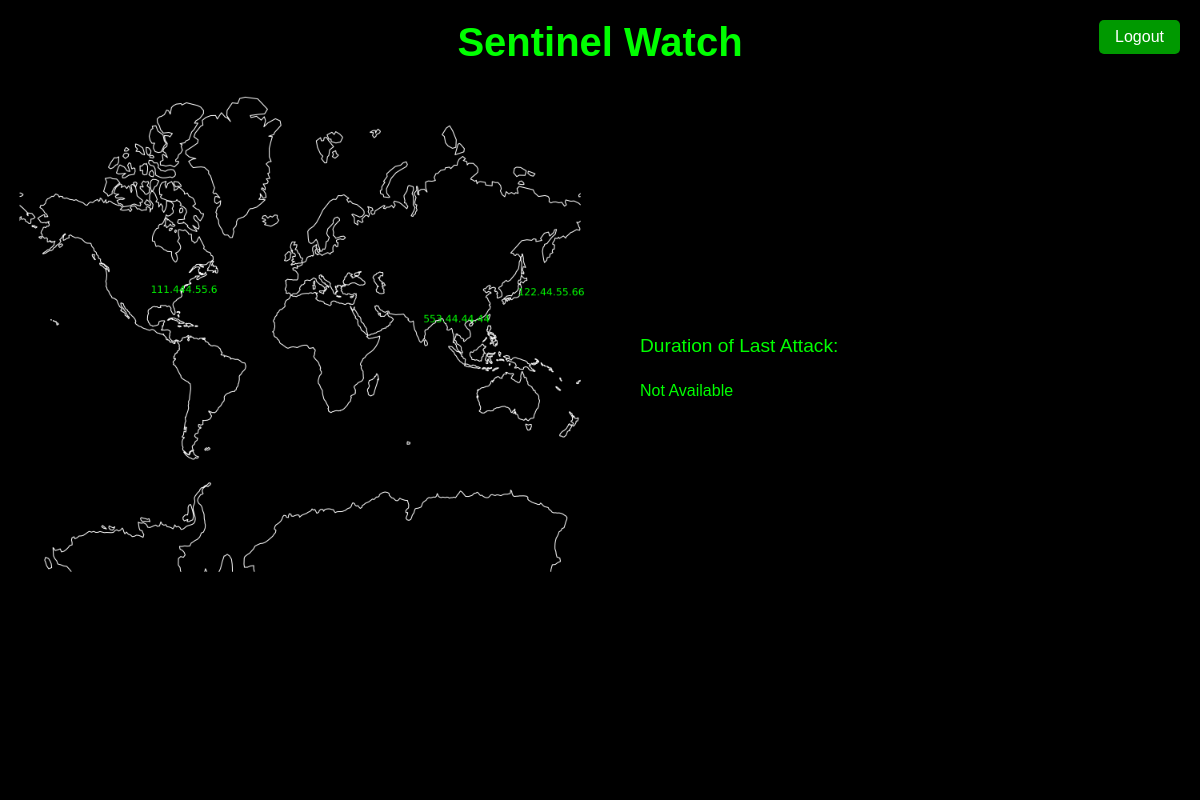
Before: /dashboard/ (signed in) with the older database file.
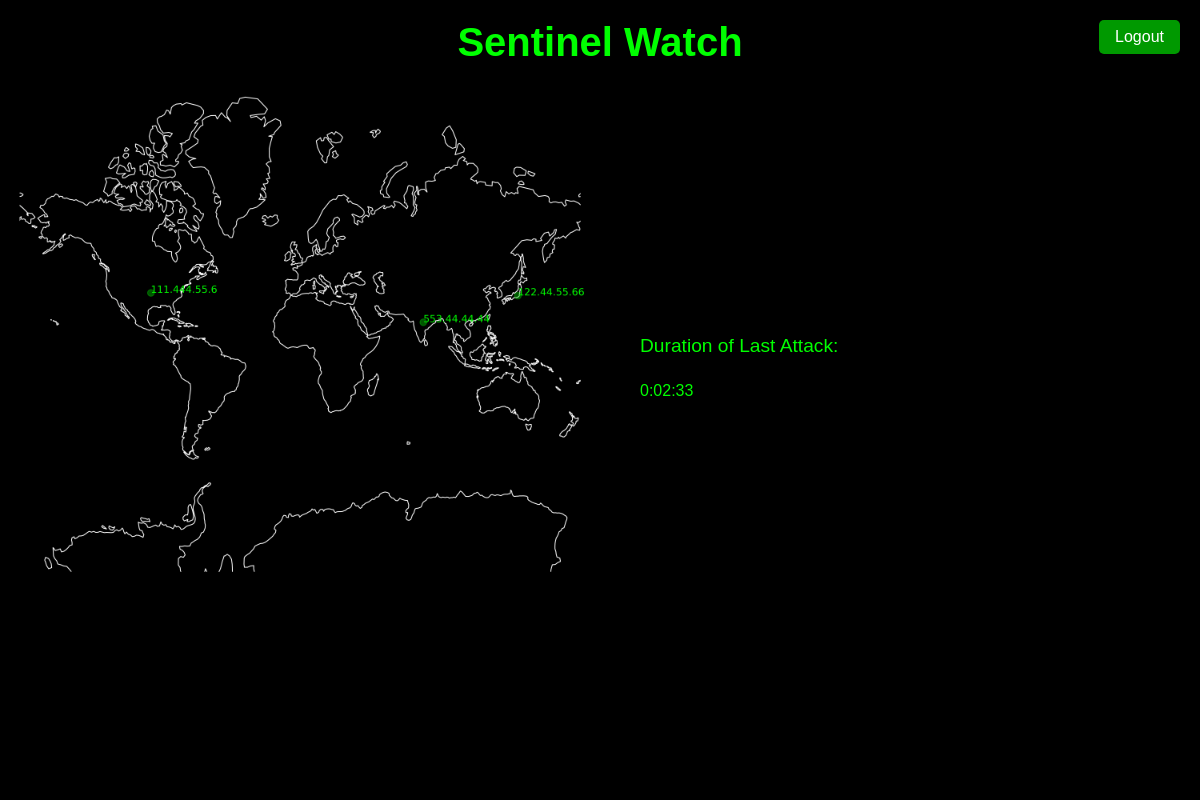
After: the same page with the newer database file.
### home/models.py (models this page shows, shortened)
class UserProfile(models.Model):
    user = models.OneToOneField(User, on_delete=models.CASCADE)
    ips = models.TextField(blank=True)
    location = models.CharField(max_length=100, blank=True)
    num_attacks = models.IntegerField(default=0)
    last_attack_duration = models.DurationField(blank=True, null=True)

### home/views.py (the view)
# urls.py: path('dashboard/', views.dashboard, name='dashboard'),
def dashboard(request):
    if request.user.is_authenticated:
        user_profile = UserProfile.objects.get(user=request.user)
        return render(request, 'dashboard.html', {'user': request.user, 'user_profile': user_profile})
    else:
        return render(request, 'home.html', {'user': None})

### home/templates/dashboard.html (shortened to what this page needs)
{% load static %}
<!DOCTYPE html>
<html lang="en">
<head>
</head>
<body>
    <div class="background"></div>
<div class="content-box">
    <div class="auth-buttons" style="top: 20px; right: 20px;">
        <a href="{% url 'logout' %}">Logout</a>
    </div>
    <h1 class="title">Sentinel Watch</h1>
    <h2 class="subtitle" style="position: absolute; top: 90px; left: 20px;">Welcome, {{ user.username }}! This is your dashboard.</h2>
    <div style="position: relative;">
        <div style="position: relative; display: inline-block;">
            <img src="{% static 'map_animation2.gif' %}" alt="Your GIF" style="width: 600px; height: auto;">
        </div>
        <div class="duration-text" style="position: absolute; top: 220px; left: 640px;">
            <p style="font-size: 1.2em; color: #0f0; margin-bottom: 5px;">Duration of Last Attack:</p>
            <p id="lastAttackDuration" style="font-size: 1em;">
                {% if user_profile.last_attack_duration %}
                    {{ user_profile.last_attack_duration }}
                {% else %}
                    Not Available
                {% endif %}
            </p>
        </div>
    </div>
</div>
</body>
</html>

### home/templates/dashboard.html (style rules this page uses)
body { font-family: Arial, sans-serif; margin: 0; padding: 0; overflow: hidden; background-color: #000; color: #0f0; }
.background { position: fixed; top: 0; left: 0; width: 100%; height: 100%; z-index: -1; overflow: hidden; }
.background::before, .background::after { content: ""; position: absolute; width: 100%; height: 2px; background: linear-gradient(135deg, rgba(0, 255, 0, 0.8) 10%, transparent 70%); animation: animateLines 4s linear infinite; }
.background::before { top: 0; left: -100%; transform: rotate(-45deg); animation-delay: 0s; }
.background::after { bottom: 0; right: -100%; transform: rotate(-45deg); animation-delay: 2s; }
.title { font-size: 2.5em; margin-top: 20px; text-align: center; }
.subtitle { font-size: 1.5em; margin-bottom: 5px; text-align: center; }
p { font-size: 1.1em; margin-bottom: 20px; line-height: 1.6; }
.auth-buttons { position: fixed; top: 20px; right: 20px; }
.auth-buttons a { display: inline-block; padding: 8px 16px; background-color: #090; color: #fff; text-decoration: none; border-radius: 5px; margin-left: 10px; transition: background-color 0.3s; }

Changed rows visible on the page:
now on this page (row edited): UserProfile: last_attack_duration "0:02:33"
Other visible differences:
text no longer shown: "Not Available"
